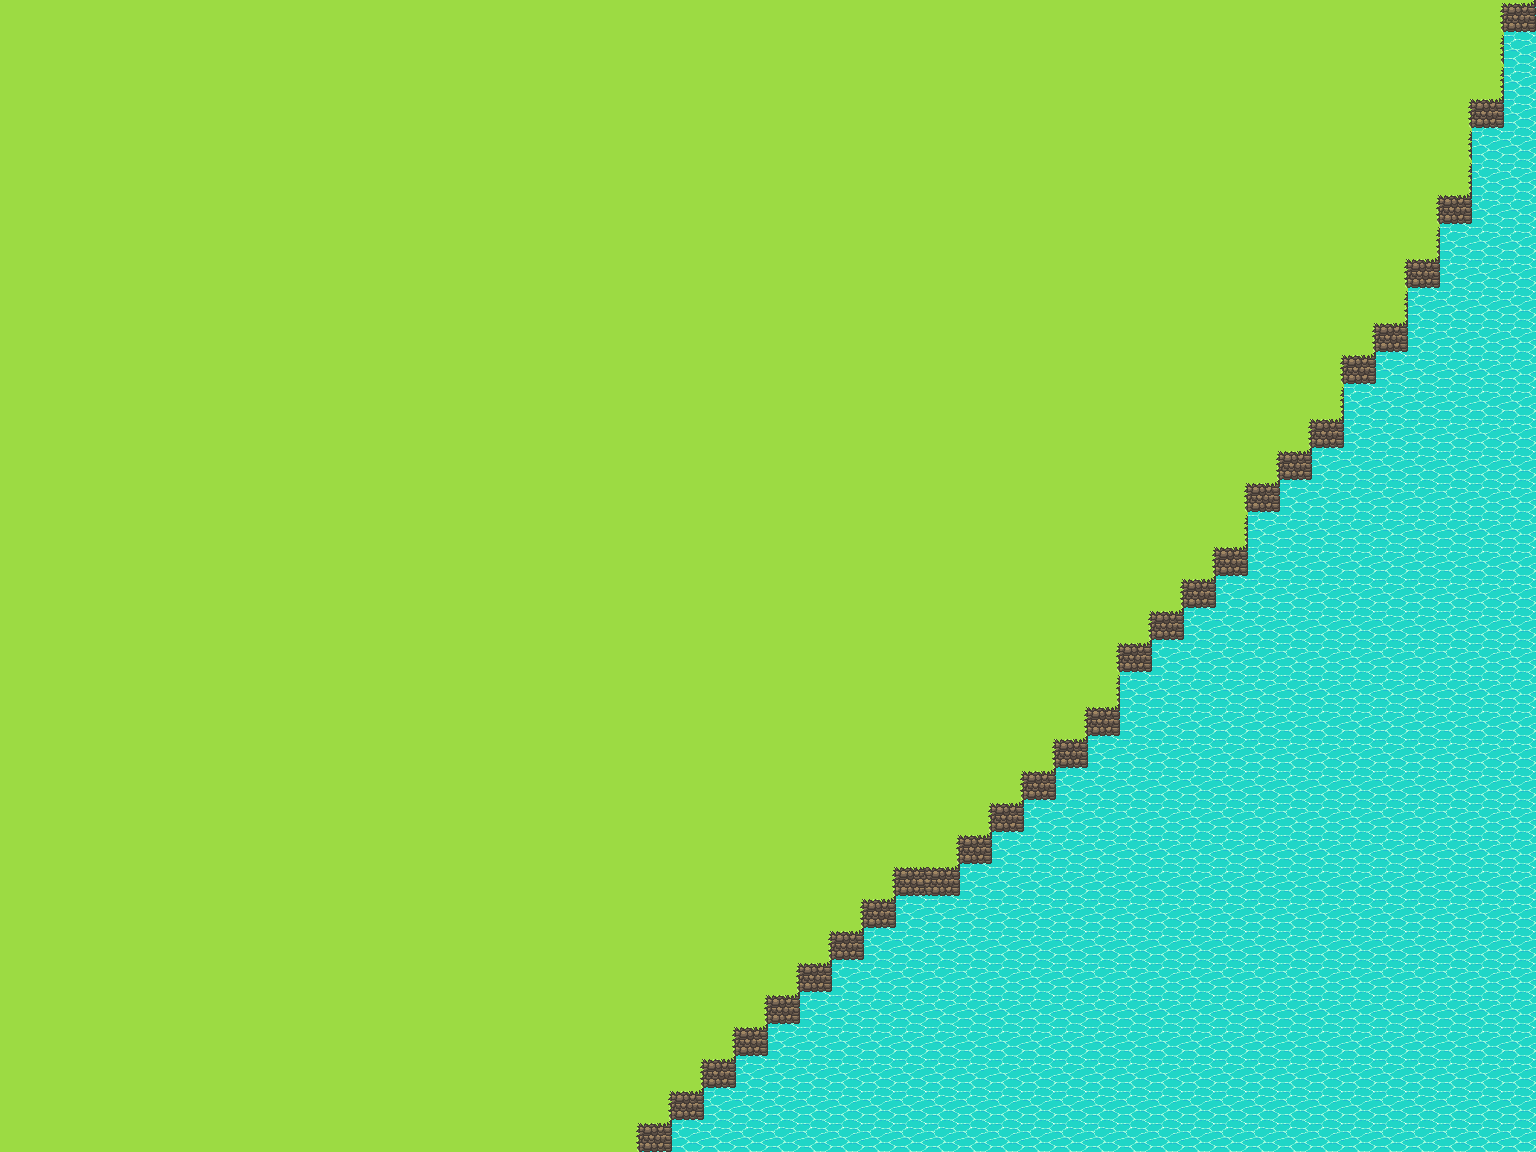

A 2D game scene composited from a Tiled map and its tileset images. What follows is a short description and the map's XML, with each tile layer's data collapsed to a summary:
An orthogonal 48x36 tile map with 32x32 px tiles, 2 tile layers (water, terrain), 2 tilesets and 1 object.

<map version="1.10" tiledversion="1.11.2" orientation="orthogonal" renderorder="right-down" width="48" height="36" tilewidth="32" tileheight="32" infinite="0" nextlayerid="4" nextobjectid="1">
 <tileset firstgid="1" name="Basic Terrain" tilewidth="32" tileheight="32" tilecount="160" columns="10">
  <image source="basic_terrain/terrain_tiles_v2.png" width="320" height="512" />
  <tile id="125">
   <objectgroup draworder="index" id="2">
    <object id="10" x="0" y="4" width="32" height="28" />
   </objectgroup>
  </tile>
  <wangsets>
   <wangset name="Basic" type="corner" tile="-1">
    <wangcolor name="Dirt" color="#ff0000" tile="-1" probability="1" />
    <wangcolor name="Grass" color="#00ff00" tile="-1" probability="1" />
    <wangtile tileid="0" wangid="0,0,0,1,0,0,0,0" />
    <wangtile tileid="1" wangid="0,2,0,1,0,1,0,2" />
    <wangtile tileid="2" wangid="0,0,0,0,0,1,0,0" />
    <wangtile tileid="10" wangid="0,1,0,1,0,2,0,2" />
    <wangtile tileid="11" wangid="0,1,0,1,0,1,0,1" />
    <wangtile tileid="12" wangid="0,2,0,2,0,1,0,1" />
    <wangtile tileid="20" wangid="0,1,0,0,0,0,0,0" />
    <wangtile tileid="21" wangid="0,1,0,2,0,2,0,1" />
    <wangtile tileid="22" wangid="0,0,0,0,0,0,0,1" />
    <wangtile tileid="40" wangid="0,0,0,2,0,0,0,0" />
    <wangtile tileid="41" wangid="0,1,0,2,0,2,0,1" />
    <wangtile tileid="42" wangid="0,0,0,0,0,2,0,0" />
    <wangtile tileid="50" wangid="0,2,0,2,0,1,0,1" />
    <wangtile tileid="51" wangid="0,2,0,2,0,2,0,2" />
    <wangtile tileid="52" wangid="0,1,0,1,0,2,0,2" />
    <wangtile tileid="60" wangid="0,2,0,0,0,0,0,0" />
    <wangtile tileid="61" wangid="0,2,0,1,0,1,0,2" />
    <wangtile tileid="62" wangid="0,0,0,0,0,0,0,2" />
    <wangtile tileid="84" wangid="0,1,0,2,0,1,0,1" />
    <wangtile tileid="85" wangid="0,1,0,1,0,2,0,1" />
    <wangtile tileid="86" wangid="0,2,0,1,0,2,0,2" />
    <wangtile tileid="87" wangid="0,2,0,2,0,1,0,2" />
    <wangtile tileid="94" wangid="0,2,0,1,0,1,0,1" />
    <wangtile tileid="95" wangid="0,1,0,1,0,1,0,2" />
    <wangtile tileid="96" wangid="0,1,0,2,0,2,0,2" />
    <wangtile tileid="97" wangid="0,2,0,2,0,2,0,1" />
    <wangtile tileid="100" wangid="0,0,0,1,0,0,0,1" />
    <wangtile tileid="101" wangid="0,1,0,0,0,1,0,0" />
   </wangset>
  </wangsets>
 </tileset>
 <tileset firstgid="161" source="water.tsx" />
 <layer id="3" name="water" width="48" height="36">
  <data>[1728 cells, 428 non-empty, 1 distinct tile ids]</data>
 </layer>
 <layer id="1" name="terrain" width="48" height="36">
  <data>[1728 cells, 1328 non-empty, 4 distinct tile ids]</data>
 </layer>
</map>
